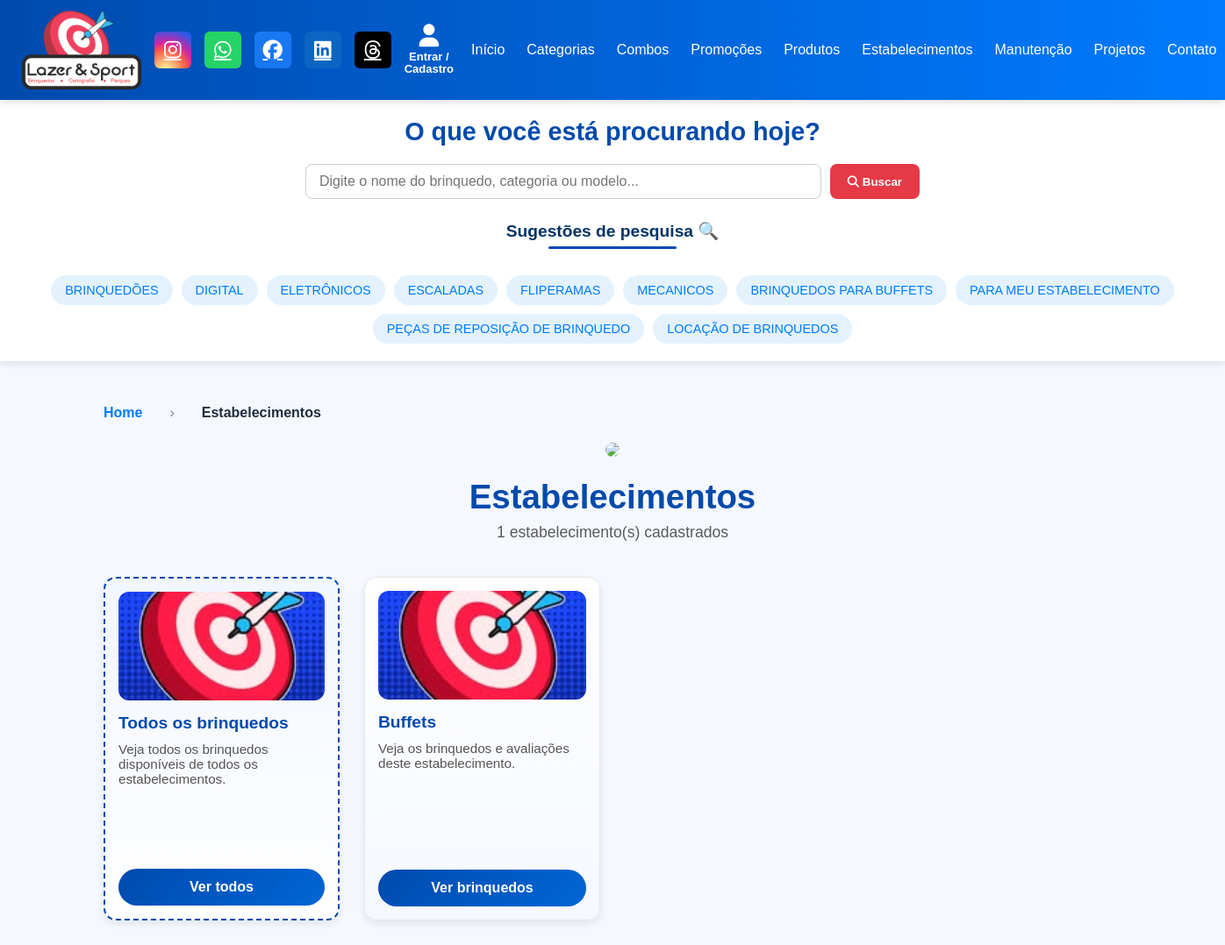
Before: /estabelecimentos/ with the older database file.
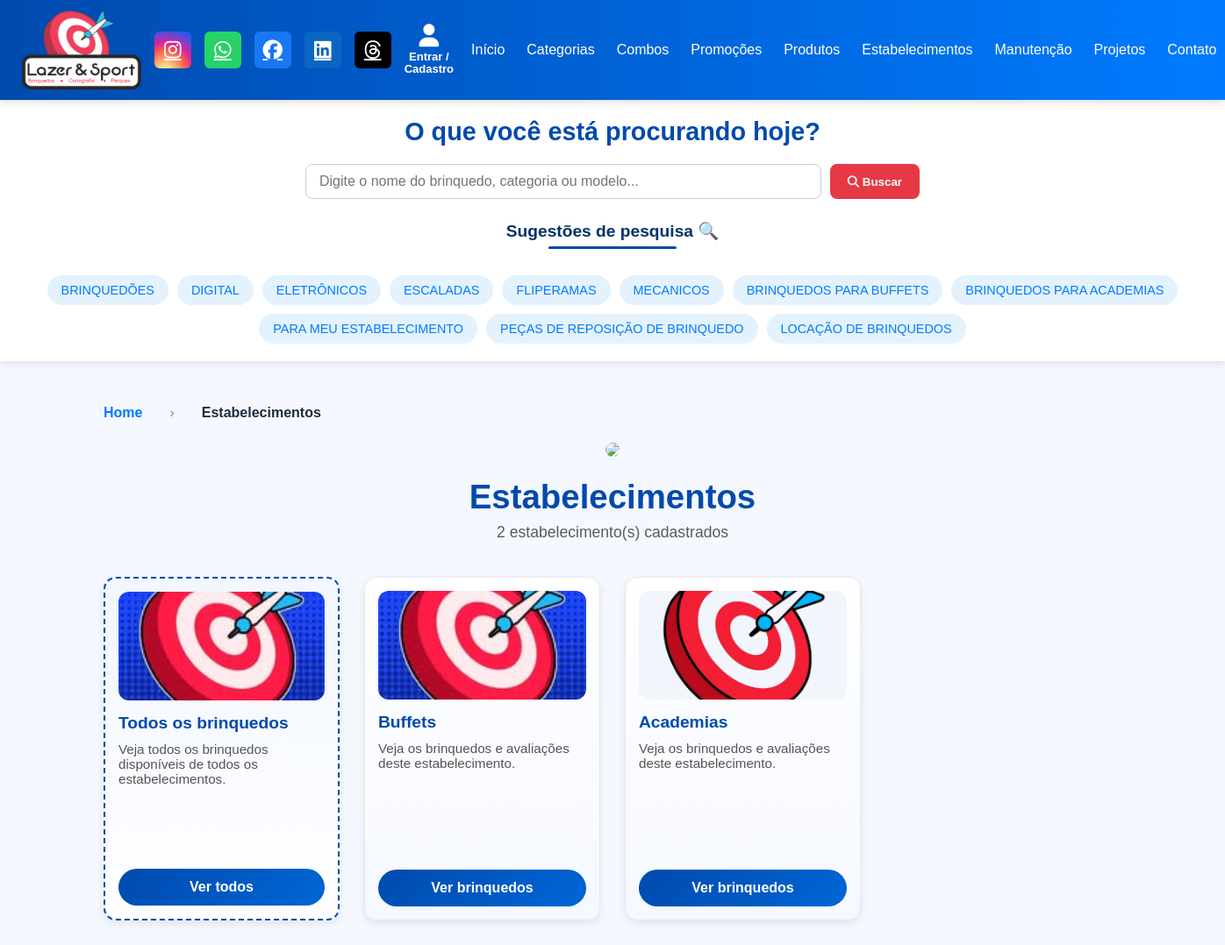
After: the same page with the newer database file.
### core/models.py (models this page shows, shortened)
class Prime(models.Model):
    ativo = models.BooleanField(default=True)
    criacao = models.DateTimeField(auto_now_add=True, null=True)
    atualizado = models.DateTimeField(auto_now=True, null=True)
    class Meta:
        abstract = True

class CategoriasBrinquedos(Prime):
    imagem_categoria = models.ImageField(upload_to='categorias/', null=True, blank=False, unique=True)
    nome_categoria = models.CharField(max_length=150, unique=True)
    class Meta:
        verbose_name = "Categoria de Produto"
        verbose_name_plural = "Categorias de Produtos"

class Estabelecimentos(Prime):
    nome_estabelecimento = models.CharField(max_length=180)
    imagem_estabelecimento = models.ImageField(upload_to='estabelecimentos/', null=True, blank=True)
    class Meta:
        verbose_name = "Estabelecimentos"
        verbose_name_plural = "Estabelecimentos"

class Brinquedos(Prime):
    nome_brinquedo = models.CharField(max_length=150)
    imagem_brinquedo = models.ImageField(upload_to='imagens_brinquedos',  blank=True, null=True)
    descricao = models.CharField(max_length=999)
    valor_brinquedo = models.DecimalField(max_digits=10, decimal_places=2, null=True, blank=True)
    avaliacao = models.DecimalField(decimal_places=2, max_digits=6)
    categorias_brinquedos = models.ManyToManyField(
        CategoriasBrinquedos,
        related_name='brinquedos'
    )
    tags = models.ManyToManyField(
        TagsBrinquedos,
        related_name='brinquedos_tags'
    )
    estabelecimentos = models.ManyToManyField(
        Estabelecimentos,
        related_name='brinquedos',
        blank=True
    )
    voltz = models.CharField(max_length=10)
    altura_m = models.DecimalField(max_digits=6, decimal_places=2, blank=True, null=True)
    largura_m = models.DecimalField(max_digits=6, decimal_places=2, blank=True, null=True)
    profundidade_m = models.DecimalField(max_digits=6, decimal_places=2, blank=True, null=True)
    class Meta:
        verbose_name = "Brinquedo"
        verbose_name_plural = "Brinquedos"

### core/views.py (the view)
# urls.py: path("estabelecimentos/", EstabelecimentosListView.as_view(), name="estabelecimentos"),
class EstabelecimentosListView(ListView):
    model = Estabelecimentos
    template_name = "estabelecimentos_info.html"
    context_object_name = "estabelecimentos"
    def get_context_data(self, **kwargs):
        context = super().get_context_data(**kwargs)
        context["brinquedos_carrossel"] = (
            Brinquedos.objects
            .exclude(imagem_brinquedo="")
            [:8]
        )
        return context

### core/context_processors.py (called while the page is built)
def categorias_globais(request):
    return {
        "categorias_header": CategoriasBrinquedos.objects.all().order_by("nome_categoria")
    }

def estabelecimentos_globais(request):
    return {
        "estabelecimentos_globais": Estabelecimentos.objects.all()
    }

### core/templates/estabelecimentos_info.html (shortened to what this page needs)
{% extends 'base.html' %}
{% load static %}
{% block content %}
<nav class="breadcrumb">
    <a href="{% url 'home' %}#estabelecimentos">Home</a>
    <span>›</span>
    <strong>Estabelecimentos</strong>
</nav>
<div class="categoria-header">
    <img src="{% static 'images/default_categoria.jpg' %}" class="categoria-banner">
    <h1 class="categoria-titulo">Estabelecimentos</h1>
    <p class="categoria-sub">
        {{ estabelecimentos|length }} estabelecimento(s) cadastrados
    </p>
</div>
<div class="produtos-wrapper" >
{% if estabelecimentos %}
<div class="grid-cards">
<div class="card-produto card-todos">
    <div class="img-area carrossel">
        {% for brinquedo in brinquedos_carrossel %}
            <img src="{{ brinquedo.imagem_brinquedo.url }}"
                 class="carrossel-img {% if forloop.first %}ativo{% endif %}">
        {% endfor %}
    </div>
    <div class="conteudo">
        <h3>Todos os brinquedos</h3>
        <p class="descricao">
            Veja todos os brinquedos disponíveis de todos os estabelecimentos.
        </p>
        <a href="#" class="btn-vermais">
            Ver todos
        </a>
    </div>
</div>
    {% for est in estabelecimentos %}
    <div class="card-produto" id="estabelecimentos">
        <div class="img-area">
            {% if est.imagem_estabelecimento %}
                <img src="{{ est.imagem_estabelecimento.url }}" alt="{{ est.nome_estabelecimento }}">
            {% else %}
                <img src="{% static 'images/default_estabelecimento.jpg' %}">
            {% endif %}
        </div>
        <div class="conteudo">
            <h3>{{ est.nome_estabelecimento }}</h3>
            <p class="descricao">
                Veja os brinquedos e avaliações deste estabelecimento.
            </p>
            <a href="#" class="btn-vermais">Ver brinquedos</a>
        </div>
    </div>
    {% endfor %}
</div>
{% else %}
    <p class="texto-vazio">Nenhum estabelecimento foi encontrado.</p>
{% endif %}
</div>
{% endblock %}

### core/templates/base.html (shortened to what this page needs)
{% load static %}
<!DOCTYPE html>
<html lang="pt-BR">
<head>
    <link rel="stylesheet"
      href="https://cdnjs.cloudflare.com/ajax/libs/font-awesome/6.5.1/css/all.min.css">
</head>
<body>
<header>
  <div class="logo">
    <img src="{% static 'images/logoofi.png' %}" alt="Logo">
  </div>
<div class="social-icons">
    <a href="https://www.instagram.com/lazersportbrinquedos" target="_blank" rel="noopener" title="Instagram" class="instagram">
        <i class="fa-brands fa-instagram"></i>
    </a>
    <a href="https://wa.me/5511960563135" target="_blank" rel="noopener" title="WhatsApp" class="whatsapp">
        <i class="fa-brands fa-whatsapp"></i>
    </a>
    <a href="https://www.facebook.com/LazerSportBrinquedos1" target="_blank" rel="noopener" title="Facebook" class="facebook">
        <i class="fa-brands fa-facebook"></i>
    </a>
    <a href="https://www.linkedin.com/company/brinquedos-lazer-sport" target="_blank" rel="noopener" title="LinkedIn" class="linkedin">
        <i class="fa-brands fa-linkedin"></i>
    </a>
    <a href="https://www.threads.com/@lazersportbrinquedos?xmt=AQF01c59c6UZtE4QcHQgxUo-tcUtuujbUK4j8rzckZJl1is" target="_blank" rel="noopener" title="Threads" class="threads">
        <i class="fa-brands fa-threads"></i>
    </a>
</div>
  <div class="user-area">
    {% if user.is_authenticated %}
      <div class="user-dropdown">
        <a class="user-icon">
          <i class="fa-solid fa-user"></i>
          <span>Bem-vindo<br>{{ user.get_full_name }}</span>
        </a>
        <div class="dropdown-menu">
          <a href="{% url 'perfil' %}">🎯 Meu Perfil</a>
          <a href="{% url 'logout' %}#logout-box">🚪 Sair</a>
        </div>
      </div>
    {% else %}
      <div class="user-dropdown">
        <a class="user-icon">
          <i class="fa-solid fa-user"></i>
          <span>Entrar / Cadastro</span>
        </a>
      </div>
    {% endif %}
  </div>
  <nav id="nav">
    <a href="{% url 'home' %}#inicio">Início</a>
      <a href="{% url 'home' %}#categorias-section">Categorias</a>
    <a href="{% url 'home' %}#combos-section">Combos</a>
    <a href="{% url 'home' %}#promocoes-section">Promoções</a>
    <a href="{% url 'home' %}#brinquedos">Produtos</a>
    <a href="{% url 'home' %}#estabelecimentos">Estabelecimentos</a>
    <a href="{% url 'home' %}#manutencao">Manutenção</a>
    <a href="{% url 'home' %}#projetos">Projetos</a>
    <a href="{% url 'home' %}#contato">Contato</a>
  </nav>
</header>
<section class="search-section">
  <div class="search-container">
    <h2 class="search-title">O que você está procurando hoje?</h2>
    <div class="search-box">
      <input type="text" placeholder="Digite o nome do brinquedo, categoria ou modelo...">
      <button><i class="fas fa-search"></i> Buscar</button>
    </div>
        <div class="search-suggestions">
          <h3>Sugestões de pesquisa 🔍</h3>
          <div class="filter-suggestions">
          {% for categoria in categorias_header %}
            <a href="{% url 'categoria_detalhe' categoria.pk %}#header"
               class="suggestion-tag">
              {{ categoria.nome_categoria|upper }}
            </a>
          {% endfor %}
          {% for est in estabelecimentos_globais|slice:":3" %}
                <a href="{% url 'estabelecimento_brinquedo' est.id %}#brinquedos" class="suggestion-tag">
                    BRINQUEDOS PARA {{ est.nome_estabelecimento|upper }}
                </a>
            {% endfor %}
          <a href="#" class="suggestion-tag">PARA MEU ESTABELECIMENTO</a>
          <a href="#" class="suggestion-tag">PEÇAS DE REPOSIÇÃO DE BRINQUEDO</a>
          <a href="#" class="suggestion-tag">LOCAÇÃO DE BRINQUEDOS</a>
        </div>
    </div>
  </div>
</section>
<link rel="stylesheet" href="https://cdnjs.cloudflare.com/ajax/libs/font-awesome/6.5.0/css/all.min.css">
<main class="content-section">
  {% block content %}
  {% endblock %}
</main>
</body>
</html>

Changed rows visible on the page:
added Estabelecimentos: nome_estabelecimento "ACADEMIAS", imagem_estabelecimento (picture), nome_estabelecimento "Academias"
Other visible differences:
{{ estabelecimentos|length }}: "1" → "2"
